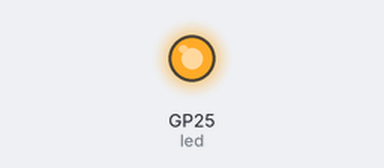
Simulated run of this program. Board: Raspberry Pi Pico running MicroPython. Parts: output pins drawn as LEDs (lit = HIGH).

Above: at 0.45 s.
At 5.3 s:
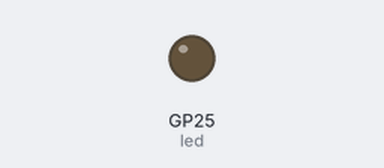
Timing chart, 0 to 8.1 s (numbered marks = the images above):
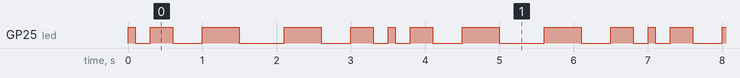

The program:

main.py
```python
from machine import Pin
import time


led = Pin(25, Pin.OUT)
while True:
    for sleep_time in list(range(100, 600, 100)) + list(range(600, 100, -100)):
        led.toggle()
        time.sleep_ms(sleep_time)
```

Measured:
- by itself, GP25 (led): repeats every 3.5 s: LOW 0.20 s, HIGH 0.30 s, LOW 0.40 s, HIGH 0.50 s, LOW 0.60 s, HIGH 0.50 s, LOW 0.40 s, HIGH 0.30 s, LOW 0.20 s, HIGH 0.10 s
- by itself, everything shown: repeats every 3.5 s, in 10 steps
